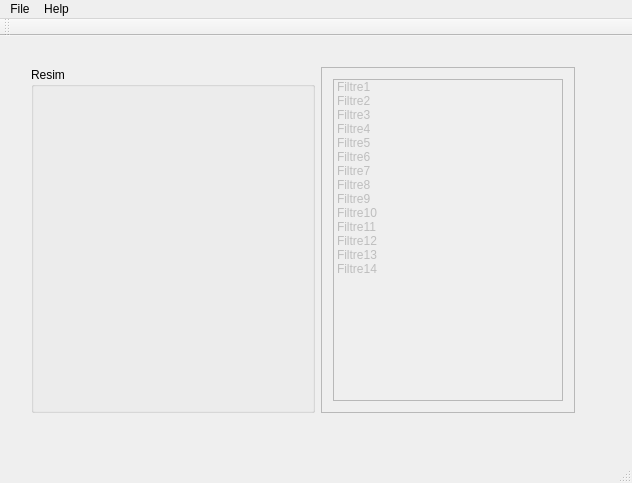
<?xml version="1.0" encoding="UTF-8"?>
<ui version="4.0">
 <class>MainWindow</class>
 <widget class="QMainWindow" name="MainWindow">
  <property name="geometry">
   <rect>
    <x>0</x>
    <y>0</y>
    <width>632</width>
    <height>483</height>
   </rect>
  </property>
  <property name="windowTitle">
   <string>Filtre Programi</string>
  </property>
  <widget class="QWidget" name="centralWidget">
   <widget class="QWidget" name="layoutWidget">
    <property name="geometry">
     <rect>
      <x>20</x>
      <y>20</y>
      <width>566</width>
      <height>368</height>
     </rect>
    </property>
    <layout class="QHBoxLayout" name="horizontalLayout">
     <item>
      <widget class="QGroupBox" name="groupBox">
       <property name="title">
        <string>Resim</string>
       </property>
       <layout class="QFormLayout" name="formLayout">
        <property name="fieldGrowthPolicy">
         <enum>QFormLayout::AllNonFixedFieldsGrow</enum>
        </property>
        <item row="0" column="0">
         <widget class="QLabel" name="label">
          <property name="minimumSize">
           <size>
            <width>256</width>
            <height>256</height>
           </size>
          </property>
          <property name="maximumSize">
           <size>
            <width>256</width>
            <height>255</height>
           </size>
          </property>
          <property name="text">
           <string/>
          </property>
         </widget>
        </item>
       </layout>
      </widget>
     </item>
     <item>
      <widget class="QScrollArea" name="scrollArea">
       <property name="enabled">
        <bool>true</bool>
       </property>
       <property name="widgetResizable">
        <bool>true</bool>
       </property>
       <widget class="QWidget" name="scrollAreaWidgetContents">
        <property name="geometry">
         <rect>
          <x>0</x>
          <y>0</y>
          <width>274</width>
          <height>364</height>
         </rect>
        </property>
        <layout class="QVBoxLayout" name="verticalLayout">
         <item>
          <widget class="QListWidget" name="list">
           <property name="enabled">
            <bool>false</bool>
           </property>
           <property name="iconSize">
            <size>
             <width>100</width>
             <height>100</height>
            </size>
           </property>
           <item>
            <property name="text">
             <string>Filtre1</string>
            </property>
            <property name="icon">
             <iconset>
              <normaloff>../Proje_adim_1/Filter/Filtre1.jpg</normaloff>../Proje_adim_1/Filter/Filtre1.jpg</iconset>
            </property>
           </item>
           <item>
            <property name="text">
             <string>Filtre2</string>
            </property>
            <property name="icon">
             <iconset>
              <normaloff>../Proje_adim_1/Filter/Filtre2.jpg</normaloff>../Proje_adim_1/Filter/Filtre2.jpg</iconset>
            </property>
           </item>
           <item>
            <property name="text">
             <string>Filtre3</string>
            </property>
            <property name="icon">
             <iconset>
              <normaloff>../Proje_adim_1/Filter/Filtre3.png</normaloff>../Proje_adim_1/Filter/Filtre3.png</iconset>
            </property>
           </item>
           <item>
            <property name="text">
             <string>Filtre4</string>
            </property>
            <property name="icon">
             <iconset>
              <normaloff>../Proje_adim_1/Filter/Filtre4.jpg</normaloff>../Proje_adim_1/Filter/Filtre4.jpg</iconset>
            </property>
           </item>
           <item>
            <property name="text">
             <string>Filtre5</string>
            </property>
            <property name="icon">
             <iconset>
              <normaloff>../Proje_adim_1/Filter/Filtre5.jpg</normaloff>../Proje_adim_1/Filter/Filtre5.jpg</iconset>
            </property>
           </item>
           <item>
            <property name="text">
             <string>Filtre6</string>
            </property>
            <property name="icon">
             <iconset>
              <normaloff>../Proje_adim_1/Filter/Filtre6.jpg</normaloff>../Proje_adim_1/Filter/Filtre6.jpg</iconset>
            </property>
           </item>
           <item>
            <property name="text">
             <string>Filtre7</string>
            </property>
            <property name="icon">
             <iconset>
              <normaloff>../Proje_adim_1/Filter/Filtre7.png</normaloff>../Proje_adim_1/Filter/Filtre7.png</iconset>
            </property>
           </item>
           <item>
            <property name="text">
             <string>Filtre8</string>
            </property>
            <property name="icon">
             <iconset>
              <normaloff>../Proje_adim_1/Filter/Filtre8.jpg</normaloff>../Proje_adim_1/Filter/Filtre8.jpg</iconset>
            </property>
           </item>
           <item>
            <property name="text">
             <string>Filtre9</string>
            </property>
            <property name="icon">
             <iconset>
              <normaloff>../Proje_adim_1/Filter/Filtre9.jpg</normaloff>../Proje_adim_1/Filter/Filtre9.jpg</iconset>
            </property>
           </item>
           <item>
            <property name="text">
             <string>Filtre10</string>
            </property>
            <property name="icon">
             <iconset>
              <normaloff>../Proje_adim_1/Filter/Filtre10.png</normaloff>../Proje_adim_1/Filter/Filtre10.png</iconset>
            </property>
           </item>
           <item>
            <property name="text">
             <string>Filtre11</string>
            </property>
            <property name="icon">
             <iconset>
              <normaloff>../Proje_adim_1/Filter/Filtre11.jpg</normaloff>../Proje_adim_1/Filter/Filtre11.jpg</iconset>
            </property>
           </item>
           <item>
            <property name="text">
             <string>Filtre12</string>
            </property>
            <property name="icon">
             <iconset>
              <normaloff>../Proje_adim_1/Filter/Filtre12.jpg</normaloff>../Proje_adim_1/Filter/Filtre12.jpg</iconset>
            </property>
           </item>
           <item>
            <property name="text">
             <string>Filtre13</string>
            </property>
            <property name="icon">
             <iconset>
              <normaloff>../Proje_adim_1/Filter/Filtre13.jpg</normaloff>../Proje_adim_1/Filter/Filtre13.jpg</iconset>
            </property>
           </item>
           <item>
            <property name="text">
             <string>Filtre14</string>
            </property>
            <property name="icon">
             <iconset>
              <normaloff>../Proje_adim_1/Filter/Filtre17.jpg</normaloff>../Proje_adim_1/Filter/Filtre17.jpg</iconset>
            </property>
           </item>
          </widget>
         </item>
        </layout>
       </widget>
      </widget>
     </item>
    </layout>
   </widget>
  </widget>
  <widget class="QMenuBar" name="menuBar">
   <property name="geometry">
    <rect>
     <x>0</x>
     <y>0</y>
     <width>632</width>
     <height>21</height>
    </rect>
   </property>
   <widget class="QMenu" name="menuFile">
    <property name="title">
     <string>File</string>
    </property>
    <widget class="QMenu" name="menuShare">
     <property name="enabled">
      <bool>false</bool>
     </property>
     <property name="title">
      <string>Share</string>
     </property>
     <addaction name="actionInstagram"/>
     <addaction name="actionBluetooth"/>
    </widget>
    <addaction name="separator"/>
    <addaction name="actionOpen"/>
    <addaction name="separator"/>
    <addaction name="actionTake_Photo"/>
    <addaction name="actionReset"/>
    <addaction name="separator"/>
    <addaction name="separator"/>
    <addaction name="actionExport"/>
    <addaction name="separator"/>
    <addaction name="menuShare"/>
    <addaction name="actionExit"/>
   </widget>
   <widget class="QMenu" name="menuHelp">
    <property name="title">
     <string>Help</string>
    </property>
    <addaction name="actionAbout"/>
   </widget>
   <addaction name="menuFile"/>
   <addaction name="menuHelp"/>
  </widget>
  <widget class="QToolBar" name="mainToolBar">
   <attribute name="toolBarArea">
    <enum>TopToolBarArea</enum>
   </attribute>
   <attribute name="toolBarBreak">
    <bool>false</bool>
   </attribute>
  </widget>
  <widget class="QStatusBar" name="statusBar"/>
  <action name="actionOpen">
   <property name="text">
    <string>Open</string>
   </property>
  </action>
  <action name="actionReset">
   <property name="enabled">
    <bool>false</bool>
   </property>
   <property name="text">
    <string>Reset</string>
   </property>
  </action>
  <action name="actionExport">
   <property name="enabled">
    <bool>false</bool>
   </property>
   <property name="text">
    <string>Export</string>
   </property>
  </action>
  <action name="actionExit">
   <property name="enabled">
    <bool>true</bool>
   </property>
   <property name="text">
    <string>Exit</string>
   </property>
  </action>
  <action name="actionAbout">
   <property name="text">
    <string>About</string>
   </property>
  </action>
  <action name="actionInstagram">
   <property name="text">
    <string>Instagram</string>
   </property>
  </action>
  <action name="actionBack">
   <property name="enabled">
    <bool>false</bool>
   </property>
   <property name="text">
    <string>Back</string>
   </property>
  </action>
  <action name="actionBluetooth">
   <property name="text">
    <string>Bluetooth</string>
   </property>
  </action>
  <action name="actionTake_Photo">
   <property name="text">
    <string>Take  Photo</string>
   </property>
  </action>
 </widget>
 <layoutdefault spacing="6" margin="11"/>
 <resources/>
 <connections/>
</ui>
